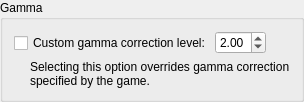
                <widget class="QGroupBox" name="gammaCorrectionGroupBox">
                 <property name="toolTip">
                  <string>&lt;html&gt;&lt;head/&gt;&lt;body&gt;&lt;p&gt;Some N64 games use gamma correction to brighten the image. When the frame buffer is enabled, gamma correction is applied automatically for all games that use it on the N64. You can use your own gamma correction instead with this option. The default level, used on the N64, is 2.&lt;/p&gt;&lt;p&gt;[Recommended: &lt;span style=&quot; font-style:italic;&quot;&gt;Unchecked; 2.00&lt;/span&gt;]&lt;/p&gt;&lt;/body&gt;&lt;/html&gt;</string>
                 </property>
                 <property name="title">
                  <string>Gamma</string>
                 </property>
                 <layout class="QVBoxLayout" name="verticalLayout_15">
                  <property name="spacing">
                   <number>4</number>
                  </property>
                  <item>
                   <layout class="QHBoxLayout" name="horizontalLayout_12">
                    <item>
                     <widget class="QCheckBox" name="gammaCorrectionCheckBox">
                      <property name="text">
                       <string>Custom gamma correction level:</string>
                      </property>
                     </widget>
                    </item>
                    <item>
                     <layout class="QVBoxLayout" name="verticalLayout_16">
                      <property name="spacing">
                       <number>0</number>
                      </property>
                      <item>
                       <widget class="QDoubleSpinBox" name="gammaLevelSpinBox">
                        <property name="minimum">
                         <double>1.000000000000000</double>
                        </property>
                        <property name="maximum">
                         <double>4.000000000000000</double>
                        </property>
                        <property name="singleStep">
                         <double>0.100000000000000</double>
                        </property>
                        <property name="value">
                         <double>2.000000000000000</double>
                        </property>
                       </widget>
                      </item>
                      <item>
                       <spacer name="verticalSpacer_4">
                        <property name="orientation">
                         <enum>Qt::Orientation::Vertical</enum>
                        </property>
                        <property name="sizeType">
                         <enum>QSizePolicy::Policy::Fixed</enum>
                        </property>
                        <property name="sizeHint" stdset="0">
                         <size>
                          <width>0</width>
                          <height>2</height>
                         </size>
                        </property>
                       </spacer>
                      </item>
                     </layout>
                    </item>
                    <item>
                     <spacer name="horizontalSpacer_5">
                      <property name="orientation">
                       <enum>Qt::Orientation::Horizontal</enum>
                      </property>
                      <property name="sizeHint" stdset="0">
                       <size>
                        <width>0</width>
                        <height>0</height>
                       </size>
                      </property>
                     </spacer>
                    </item>
                   </layout>
                  </item>
                  <item>
                   <widget class="QFrame" name="gammaCorrectionNoteFrame">
                    <layout class="QHBoxLayout" name="horizontalLayout_21">
                     <property name="spacing">
                      <number>9</number>
                     </property>
                     <property name="leftMargin">
                      <number>0</number>
                     </property>
                     <property name="topMargin">
                      <number>0</number>
                     </property>
                     <property name="rightMargin">
                      <number>0</number>
                     </property>
                     <property name="bottomMargin">
                      <number>0</number>
                     </property>
                     <item>
                      <widget class="QLabel" name="gammaCorrectionNoteIcon">
                       <property name="sizePolicy">
                        <sizepolicy hsizetype="Fixed" vsizetype="Fixed">
                         <horstretch>0</horstretch>
                         <verstretch>0</verstretch>
                        </sizepolicy>
                       </property>
                       <property name="pixmap">
                        <pixmap resource="icon.qrc">:/Info.ico</pixmap>
                       </property>
                      </widget>
                     </item>
                     <item>
                      <widget class="QLabel" name="gammaCorrectionNoteLabel">
                       <property name="text">
                        <string>Selecting this option overrides gamma correction specified by the game.</string>
                       </property>
                       <property name="wordWrap">
                        <bool>true</bool>
                       </property>
                      </widget>
                     </item>
                    </layout>
                   </widget>
                  </item>
                  <item>
                   <spacer name="verticalSpacer_15">
                    <property name="orientation">
                     <enum>Qt::Orientation::Vertical</enum>
                    </property>
                    <property name="sizeHint" stdset="0">
                     <size>
                      <width>0</width>
                      <height>0</height>
                     </size>
                    </property>
                   </spacer>
                  </item>
                 </layout>
                </widget>
